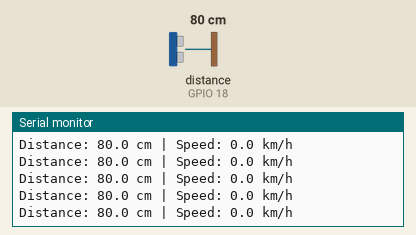
This sketch was run on a simulated ESP32. Shown: the last lines printed to the serial monitor. Wiring (inferred from the names in the program): ultrasonic range finder: trigger GPIO 5; echo GPIO 18. The inputs (shaded band) are chosen by the test bench; at power-on: distance to the obstacle (sensor on GPIO 18) 80 cm. The echo pulse lasts 58.3 µs per cm; WiFi joins after 1.5 s; servers stay silent unless stated; uploads are accepted with an empty reply.

Above: at 2.8 s.
2.9 s: distance to the obstacle (sensor on GPIO 18) set to 2 cm
At 3.06 s:
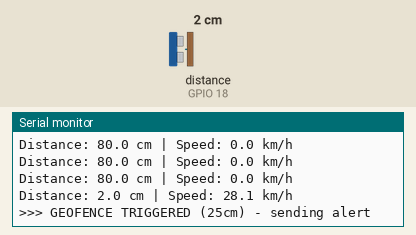
4.6 s: distance to the obstacle (sensor on GPIO 18) set to 35 cm
At 4.61 s:
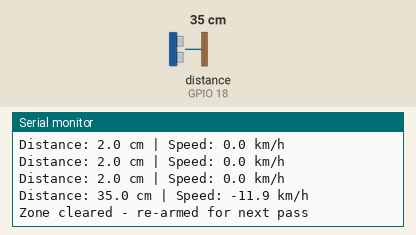
Timing chart, 0 to 7.6 s (numbered marks = the images above; inputs shaded):
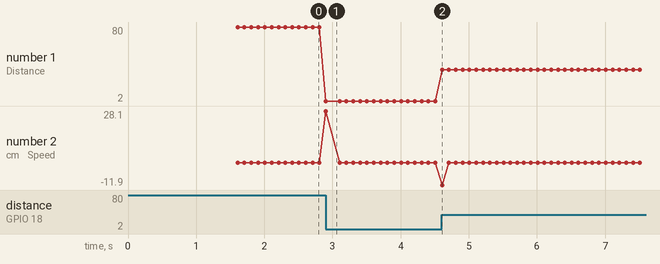

Measured:
- after the input at 2.9 s, the serial monitor: prints a new line at once (image 1)
- after the input at 4.6 s, the serial monitor: prints a new line at once (image 2)
- plotted number 1: 80 → 2 after the input at 2.9 s, 2 → 35 after the input at 4.6 s

The sketch:

esp_32_firmware.ino
```cpp
#include <WiFi.h>
#include <HTTPClient.h>

// ---------- CONFIG: fill these in ----------
const char* WIFI_SSID     = "Ragini's F54";
const char* WIFI_PASSWORD = "12345678";
const char* FIREBASE_HOST = "https://smart-bump-iot-3e764-default-rtdb.asia-southeast1.firebasedatabase.app/";

// ---------- PIN CONFIG ----------
const int TRIG_PIN = 5;
const int ECHO_PIN = 18;

// ---------- GEOFENCE / TIMING CONFIG ----------
const float GEOFENCE_CM       = 25.0;
const float HYSTERESIS_CM     = 5.0;
const unsigned long SAMPLE_MS = 100;

// ---------- STATE ----------
float lastDistance = -1;
unsigned long lastSampleTime = 0;
bool alertArmed = true;

void setup() {
  Serial.begin(115200);
  pinMode(TRIG_PIN, OUTPUT);
  pinMode(ECHO_PIN, INPUT);

  WiFi.begin(WIFI_SSID, WIFI_PASSWORD);
  Serial.print("Connecting to WiFi");
  while (WiFi.status() != WL_CONNECTED) {
    delay(400);
    Serial.print(".");
  }
  Serial.println("\nConnected. IP: " + WiFi.localIP().toString());
}

float readDistanceCM() {
  digitalWrite(TRIG_PIN, LOW);
  delayMicroseconds(2);
  digitalWrite(TRIG_PIN, HIGH);
  delayMicroseconds(10);
  digitalWrite(TRIG_PIN, LOW);

  long duration = pulseIn(ECHO_PIN, HIGH, 25000);
  if (duration == 0) return -1;
  return (duration * 0.0343) / 2.0;
}

void sendAlertToFirebase(float distance, float speedKmph) {
  if (WiFi.status() != WL_CONNECTED) return;

  HTTPClient http;
  String url = String(FIREBASE_HOST) + "/alerts/latest.json";
  http.begin(url);
  http.addHeader("Content-Type", "application/json");

  String payload = "{";
  payload += "\"distance_cm\":" + String(distance, 1) + ",";
  payload += "\"speed_kmph\":" + String(speedKmph, 1) + ",";
  payload += "\"alert\":true,";
  payload += "\"timestamp\":" + String(millis());
  payload += "}";

  int code = http.PUT(payload);
  Serial.println("Firebase response: " + String(code));
  http.end();
}

void loop() {
  unsigned long now = millis();
  if (now - lastSampleTime < SAMPLE_MS) return;
  float dt = (now - lastSampleTime) / 1000.0;
  lastSampleTime = now;

  float distance = readDistanceCM();
  if (distance < 0) return;

  float speedKmph = 0;
  if (lastDistance > 0) {
    float deltaCm = lastDistance - distance;
    float speedCmPerSec = deltaCm / dt;
    speedKmph = speedCmPerSec * 0.036;
  }
  lastDistance = distance;

  Serial.printf("Distance: %.1f cm | Speed: %.1f km/h\n", distance, speedKmph);

  if (alertArmed && distance <= GEOFENCE_CM && speedKmph > 0) {
    Serial.println(">>> GEOFENCE TRIGGERED (25cm) - sending alert");
    sendAlertToFirebase(distance, speedKmph);
    alertArmed = false;
  }

  if (!alertArmed && distance > (GEOFENCE_CM + HYSTERESIS_CM)) {
    alertArmed = true;
    Serial.println("Zone cleared - re-armed for next pass");
  }
}
```
